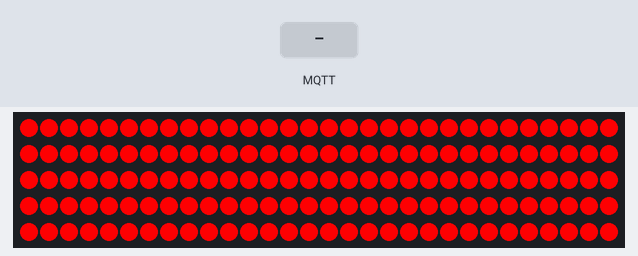
This program was run on a simulated ESP8266 (NodeMCU). Parts: 150 RGB LEDs in strip order, left to right, continuing on the next row. The test bench sets the inputs (shaded band). Dim RGB values are drawn brighter than linear; WiFi joins after 1.5 s; servers stay silent unless stated; the local clock reads 2024-03-15 10:24:30 at power-on unless the program sets it; EEPROM starts erased; no MQTT or app messages arrive unless stated; what the program prints to the serial monitor is not drawn.

Above: at 4.2 s.
4.3 s: MQTT message "1" arrives on the third subscribed topic
At 4.99 s:
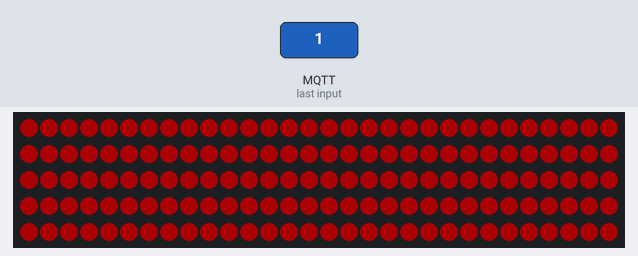
At 5.4 s:
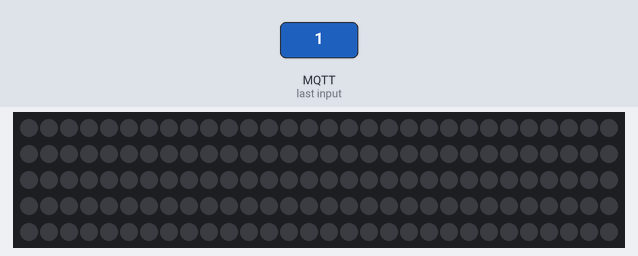
6.5 s: MQTT message "looping 1" arrives on the first subscribed topic
8.0 s: MQTT message "1" arrives on the first subscribed topic
Timing chart, 0 to 11.0 s (numbered marks = the images above; inputs shaded):
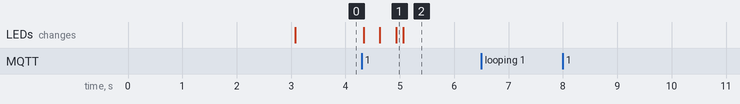

The program:

main.cpp
```cpp
#include <Arduino.h>
#include "infrastructure/WIFI.h"
#include "infrastructure/LOG.h"
#include "controllers/LED.h"
#include <FastLED.h>
#include "infrastructure/RENDER.h"
#include "controllers/MQTT.h"
#include "ArduinoOTA.h"

void setup() {
    LOG::init();
    WIFI::connect();

    RENDER::init();
    LED::init();

    MQTT::init();

    DATA::init();

//    LED::setBrightness(255);

    delay(1000);
    FastLED.clear(true);

//    RENDER::fill(CHSV(HUE_PINK, 255, 255));
//    RENDER::update();

//    LED::setPreset(PresetType::SOLID);
//    LED::config(new CHSV(HUE_PINK,255,255));
//    LED::start(false);

//    LED::setBrightness(DATA::getBrightness(), false);

    RENDER::setBrightness(DATA::getBrightness());
    LED::setPreset(DATA::getPreset());
    char data[5];
    DATA::getPresetData(5, data);
    LED::getPreset()->restoreData(data);
    LED::start(false);
}

void loop() {
    LED::loop();
    MQTT::loop();
//    ArduinoOTA.handle();
}
```

Env.h
```cpp
#ifndef WCL_2_ENV_H
#define WCL_2_ENV_H

#define LED_COUNT 150

#endif //WCL_2_ENV_H
```

Secrets.example.h
```cpp
#ifndef WCL_2_SECRETS_H
#define WCL_2_SECRETS_H

#include <pgmspace.h>

#ifndef SECRETS_HPP
#define SECRETS_HPP

// int8_t TIME_ZONE = -3;

const char MQTT_HOST[] = "";

static const char cacert[] PROGMEM = R"EOF(
-----BEGIN CERTIFICATE-----
-----END CERTIFICATE-----
)EOF";

static const char client_cert[] PROGMEM = R"KEY(
-----BEGIN CERTIFICATE-----
)KEY";

// Copy contents from  XXXXXXXX-private.pem.key here ▼
static const char privkey[] PROGMEM = R"KEY(
-----BEGIN RSA PRIVATE KEY-----
-----END RSA PRIVATE KEY-----
)KEY";

#endif

#endif //WCL_2_SECRETS_H
```

DATA.h
```cpp
#ifndef WCL_2_DATA_H
#define WCL_2_DATA_H

#include <EEPROM.h>
#include "presets/PresetType.h"
#include "presets/Presets.h"

class DATA {
public:
    static void init();

    static void storePreset(PresetType p);
    static PresetType getPreset();

    static void storePresetData(int size, char* data);
    static void getPresetData(int size, char* data);

    static void storeBrightness(uint8_t b);
    static uint8_t getBrightness();

private:
    static void set(int i, char val);
    static char get(int i);
};


#endif //WCL_2_DATA_H
```

LED.h
```cpp
#ifndef WCL_2_LED_H
#define WCL_2_LED_H

#include "presets/PresetType.h"
#include "presets/Preset.h"
#include <map>
#include <FastLED.h>
#include "infrastructure/LOG.h"
#include "controllers/DATA.h"

class LED {

private:
    static PresetType preset;
    static std::map<char*, PresetType> str2enum;
    static std::map<PresetType, Preset*> enum2Preset;

public:
    static void init();
    static void loop();

    static void setPreset(PresetType pt);
    static Preset* getPreset();

    static Preset* config(void *c);
    static Preset* start(bool fade = true);

    static void setBrightness(uint8_t v, bool fade = true);
    static uint8_t getBrightness();

    static void enableFade();
    static void disableFade();

};

#endif //WCL_2_LED_H
```

MQTT.h
```cpp
#ifndef WCL_2_MQTT_H
#define WCL_2_MQTT_H

#include <WiFiClientSecure.h>
#include <PubSubClient.h>
#include <ArduinoJson.h>
#include <time.h>
#include "Secrets.h"
#include "infrastructure/LOG.h"
#include "controllers/LED.h"

class MQTT {
private:
    static BearSSL::X509List cert;
    static BearSSL::X509List client_crt;
    static BearSSL::PrivateKey key;

    static WiFiClientSecure wifiClient;
    static PubSubClient mqttClient;

    static time_t lastReconnectTry;

    static void configNTP();
    static String error_code(int MQTTErr);

    static void connect();
    static void receive(char *topic, byte *payload, unsigned int length);

public:
    static time_t now;

    static void init();
    static void loop();

    static void publish(char *topic, char *payload);
};


#endif //WCL_2_MQTT_H
```

WEB.h
```cpp
#ifndef WCL_2_WEB_H
#define WCL_2_WEB_H


class WEB {

};


#endif //WCL_2_WEB_H
```

LOG.h
```cpp
#ifndef WCL_2_LOG_H
#define WCL_2_LOG_H

#include "Arduino.h"

class LOG {
public:
    static void init();
    static void loop();

    static void line();
    static void info_nl(String p, String s);
    static void debug_nl(String p, String s);
    static void error_nl(String p, String s);
    static void info(String p, String s);
    static void debug(String p, String s);
    static void error(String p, String s);

private:
    static void sendMsg(String msg, String prefix, String colorCode);
};

#endif //WCL_2_LOG_H
```

RENDER.h
```cpp
#ifndef WCL_2_RENDER_H
#define WCL_2_RENDER_H

#include "../Env.h"
#include "../controllers/LED.h"
#include "../../.pio/libdeps/nodemcuv2/FastLED/src/FastLED.h"

class RENDER {
private:
    static CRGB led_arr_rgb[LED_COUNT];
    static CHSV led_arr[LED_COUNT];
    static bool disable_update;

    static uint8_t brightness;

public:
    static void init();
    static void update();

    static CHSV get(int i);
    static void set(int i, CHSV c);
    static void fill(CHSV c);

    static CHSV* getArr();

    static void setBrightness(uint8_t b);
    static uint8_t getBrightness();

    static void pause();
    static void resume();
};


#endif
```

WIFI.h
```cpp
#ifndef WCL_2_WIFI_H
#define WCL_2_WIFI_H


class WIFI {
public:
    static void connect();
};


#endif //WCL_2_WIFI_H
```

Preset.h
```cpp
#ifndef WCL_2_PRESET_H
#define WCL_2_PRESET_H

class Preset {

public:
    virtual Preset *config(void *p) { return nullptr; }

    virtual void start() {}
    virtual void loop() {}

    virtual void restoreData(char* data) {}
};

#endif //WCL_2_PRESET_H
```

PresetType.h
```cpp
//
// Created by Tiago Bannwart on 17/09/22.
//

#ifndef WCL_2_PRESETTYPE_H
#define WCL_2_PRESETTYPE_H

enum PresetType {
    FADE_COLOR,
    FADE_BRIGHTNESS,
    SOLID
};

#endif //WCL_2_PRESETTYPE_H
```

Presets.h
```cpp
#ifndef WCL_2_PRESETS_H
#define WCL_2_PRESETS_H

#include "Preset.h"
#include <FastLED.h>
#include "infrastructure/RENDER.h"

class PFadeColor : public Preset {
private:
    unsigned short step;
    unsigned long lastUpdate;
    unsigned short duration;
    unsigned short steps;
    std::function<void()> done;

    Preset* to;
    CHSV from_arr[LED_COUNT];
    CHSV to_arr[LED_COUNT];
public:
    void start() override;
    void loop() override;
    Preset* config(void *p) override;
    void whenDone(std::function<void()> run);
};

class PFadeBrightness: public Preset {
private:
    unsigned short step;
    unsigned short steps;
    unsigned long lastUpdate;
    unsigned short duration;
    std::function<void()> done;

    PresetType lastPreset;

    uint8_t from;
    uint8_t to;

public:
    void start() override;
    void loop() override;
    Preset* config(void *p) override;
    void whenDone(std::function<void()> run);
};

class PSolid : public Preset {
private:
    CHSV color = CHSV(HUE_RED, 255, 255);
public:
    void start() override;

    void restoreData(char* data) override;

    Preset* config(void *p) override;
    CHSV getColor();
};


#endif //WCL_2_PRESETS_H
```

DATA.cpp
```cpp
#include "controllers/DATA.h"

//0: Verify byte
//1: Brightness value
//2: Preset value

void DATA::init() {
    EEPROM.begin(8);
}

void DATA::set(int i, char val) {
    EEPROM.write(0, 'A');
    EEPROM.write(i, val);
    EEPROM.commit();
}

char DATA::get(int i) {
    return EEPROM.read(i);
}

void DATA::storePreset(PresetType p) {
    set(2, p < 2 ? 2 : p);
}

PresetType DATA::getPreset() {
    if (get(0) != 'A') return PresetType::SOLID;
    return (PresetType) get(2);
}

void DATA::storePresetData(int size, char *data) {
    if (size > 5) {
        LOG::error("DATA", "Cannot store more than 5 bytes!");
        return;
    }

    for (int i = 0; i < size; ++i) {
        set(i + 3, data[i]);
    }
}

void DATA::getPresetData(int size, char *data) {
    for (int i = 0; i < size; ++i) {
        data[i] = get(i + 3);
    }
}

void DATA::storeBrightness(uint8_t b) {
    EEPROM.write(1, b);
    EEPROM.commit();
}

uint8_t DATA::getBrightness() {
    return get(1);
}
```

LED.cpp
```cpp
#include "presets/Preset.h"
#include "controllers/LED.h"
#include "presets/Presets.h"

PresetType LED::preset;
std::map<char *, PresetType> LED::str2enum;
std::map<PresetType, Preset *> LED::enum2Preset;

void LED::init() {
    enum2Preset[PresetType::SOLID] = new PSolid();
    enum2Preset[PresetType::FADE_COLOR] = new PFadeColor();
    enum2Preset[PresetType::FADE_BRIGHTNESS] = new PFadeBrightness();
}

void LED::loop() {
    enum2Preset.at(preset)->loop();
}

void LED::setPreset(PresetType pt) {
    preset = pt;
    DATA::storePreset(pt);
}

Preset* LED::config(void *conf) {
    return enum2Preset.at(preset)->config(conf);
}

Preset *LED::start(bool fade) {
    PresetType pt = preset;
    if (fade) {
        preset = PresetType::FADE_COLOR;
        PFadeColor *pFade = (PFadeColor *) enum2Preset.at(preset)->config(enum2Preset.at(pt));
        pFade->whenDone([pt]() {
            preset = pt;
            enum2Preset.at(pt)->start();
        });
        pFade->start();
    } else {
        enum2Preset.at(preset)->start();
    }

    return enum2Preset.at(preset);
}

Preset *LED::getPreset() {
    return enum2Preset.at(preset);
}

void LED::setBrightness(uint8_t v, bool fade) {
    DATA::storeBrightness(v);
    if (fade) {
        PresetType pt = preset;
        LED::setPreset(PresetType::FADE_BRIGHTNESS);
        PFadeBrightness *pFade = (PFadeBrightness *) LED::config((uint8_t*) &v);
        pFade->whenDone([pt]() {
            LED::setPreset(pt);
        });
        pFade->start();
    } else {
        RENDER::setBrightness(v);
    }
}

uint8_t LED::getBrightness() {
    return RENDER::getBrightness();
}
```

MQTT.cpp
```cpp
#include "controllers/MQTT.h"

BearSSL::X509List MQTT::cert(cacert);
BearSSL::X509List MQTT::client_crt(client_cert);
BearSSL::PrivateKey MQTT::key(privkey);

WiFiClientSecure MQTT::wifiClient;
PubSubClient MQTT::mqttClient(wifiClient);

time_t MQTT::now = 0;
time_t MQTT::lastReconnectTry = 0;

void MQTT::init() {
    MQTT::configNTP();

    wifiClient.setTrustAnchors(&cert);
    wifiClient.setClientRSACert(&client_crt, &key);

    mqttClient.setServer(MQTT_HOST, 8883);
    mqttClient.setCallback(MQTT::receive);

    LOG::debug("MQTT", "Configured MQTT, waiting for connection.");
    MQTT::connect();
}

void MQTT::loop() {
//    LOG::debug("MQTT", "looping 1");
    now = time(nullptr);
//    LOG::debug("MQTT", "looping 2");
    if (!mqttClient.connected() /*&& now - lastReconnectTry >= 5*/) MQTT::connect();

//    LOG::debug("MQTT", "looping 3");
    mqttClient.loop();
//    LOG::debug("MQTT", "looping 4");
}

void MQTT::configNTP() {
    LOG::info("NTP", "Configuring time.");
    configTime(-3 * 3600, 0 * 3600, "a.st1.ntp.br", "b.st1.ntp.br");

    while (now < 1671764400) {
        delay(500);
        Serial.print(".");
        now = time(nullptr);
    }
    LOG::line();

    struct tm timeInfo{};
    gmtime_r(&now, &timeInfo);

   LOG::info_nl("NTP", "Current time: ");
   LOG::info("", asctime(&timeInfo));
}

String MQTT::error_code(int MQTTErr) {
    if      (MQTTErr == MQTT_CONNECTION_TIMEOUT) return "Connection tiemout";
    else if (MQTTErr == MQTT_CONNECTION_LOST) return "Connection lost";
    else if (MQTTErr == MQTT_CONNECT_FAILED) return "Connect failed";
    else if (MQTTErr == MQTT_DISCONNECTED) return "Disconnected";
    else if (MQTTErr == MQTT_CONNECTED) return "Connected";
    else if (MQTTErr == MQTT_CONNECT_BAD_PROTOCOL) return "Connect bad protocol";
    else if (MQTTErr == MQTT_CONNECT_BAD_CLIENT_ID) return "Connect bad Client-ID";
    else if (MQTTErr == MQTT_CONNECT_UNAVAILABLE) return "Connect unavailable";
    else if (MQTTErr == MQTT_CONNECT_BAD_CREDENTIALS) return "Connect bad credentials";
    else if (MQTTErr == MQTT_CONNECT_UNAUTHORIZED) return "Connect unauthorized";
    return "Unknown Error";
}

void MQTT::connect() {
    LOG::info("MQTT", "Trying to connect...");
    if (!mqttClient.connect("WLC")) {
        LOG::error("MQTT", "Failed to connect. Trying again in 5s.");
        lastReconnectTry = now;
        return;
    }

    LOG::info("MQTT", "Connected.");
    if (!mqttClient.subscribe("HSV")) {
        LOG::error("MQTT", "Error subscribing to HSV: " + MQTT::error_code(mqttClient.state()));
    }
    if (!mqttClient.subscribe("Preset")) {
        LOG::error("MQTT", "Error subscribing to Preset: " + MQTT::error_code(mqttClient.state()));
    }
    if (!mqttClient.subscribe("Value")) {
        LOG::error("MQTT", "Error subscribing to Value: " + MQTT::error_code(mqttClient.state()));
    }
    LOG::debug("MQTT", "Subscribed to channels.");
}

void MQTT::publish(char *topic, char *payload) {
    mqttClient.publish(topic, payload);
}

void MQTT::receive(char *topic, byte *payload, unsigned int length) {
    if(String(topic).equals("HSV")) {
        StaticJsonDocument<96> doc;
        DeserializationError error = deserializeJson(doc, payload, length);

        if (error) {
            LOG::error("MQTT", String("deserializeJson() failed -> ") + String(error.f_str()));
            return;
        }

        bool fade = doc["fade"];
        bool keep_value = doc["keep_value"];

        JsonArray color = doc["color"];
        int h = color[0];
        int s = color[1];
        int v = 255;

        LOG::debug("MQTT][HSV", String(h) + ", " + String(s) + ", "+String(v));

        LED::setPreset(PresetType::SOLID);
        LED::config(new CHSV(h, s, v));
        LED::start(fade);
    }

    else if(String(topic).equals("Value")) {
        StaticJsonDocument<16> doc;
        DeserializationError error = deserializeJson(doc, payload, length);

        if (error) {
            LOG::error("MQTT", String("deserializeJson() failed -> ") + String(error.f_str()));
            return;
        }

        int value = doc["value"];

        LOG::debug("MQTT][Value", String(value));

        LED::setBrightness(value, true);
    }
}
```

WEB.cpp
```cpp
#include "controllers/WEB.h"
```

LOG.cpp
```cpp
#include "infrastructure/LOG.h"

void LOG::init() {
    Serial.begin(115200);

    LOG::line();
    LOG::info("LOG", "Pronto.");
    LOG::line();
}

void LOG::loop() {

}

void LOG::line() {
    Serial.println("");
}

void LOG::info_nl(String prefix, String s) {
    sendMsg(s, prefix, "\u001b[36m");
}

void LOG::debug_nl(String prefix, String s) {
    sendMsg(s, prefix, "\u001b[33m");
}

void LOG::error_nl(String prefix, String s) {
    sendMsg(s, prefix, "\u001b[31m");
}

void LOG::info(String prefix, String s) {
    info_nl(prefix, s);
    line();
}

void LOG::debug(String prefix, String s) {
    debug_nl(prefix, s);
    line();
}

void LOG::error(String prefix, String s) {
    error_nl(prefix, s);
    line();
}

void LOG::sendMsg(String msg, String prefix, String colorCode) {
    Serial.print(colorCode);
    if (strlen(prefix.c_str()) != 0) Serial.print(String("[") + prefix + String("] "));
    Serial.print(msg + "\u001b[0m");
}
```

RENDER.cpp
```cpp
#include "infrastructure/RENDER.h"

CRGB RENDER::led_arr_rgb[LED_COUNT];
CHSV RENDER::led_arr[LED_COUNT];
bool RENDER::disable_update = false;
uint8_t RENDER::brightness = 255;

void RENDER::init() {
    FastLED.addLeds<WS2812B, 2, GRB>(led_arr_rgb, LED_COUNT);
}

void RENDER::update() {
    if (!disable_update) {
        LOG::debug("RENDER", String(getBrightness()));
        LOG::debug("render v", String(led_arr[0].v));


        hsv2rgb_rainbow(led_arr, led_arr_rgb, LED_COUNT);
        nscale8_video(led_arr_rgb, LED_COUNT, getBrightness());
        FastLED.show();
    }
}

CHSV RENDER::get(int i) {
    return led_arr[i];
}

void RENDER::set(int i, CHSV c) {
    led_arr[i] = c;
}

void RENDER::fill(CHSV c) {
    LOG::debug("fill", String(c.s));
    fill_solid(led_arr, LED_COUNT, c);
}

CHSV* RENDER::getArr() {
    return led_arr;
}

void RENDER::setBrightness(uint8_t b) {
//    LOG::debug("RENDER", "setting brightness " + String(b));
    brightness = b;
//    FastLED.setBrightness(b);
}

uint8_t RENDER::getBrightness() {
    return brightness;
}

void RENDER::pause() {
    disable_update = true;
}

void RENDER::resume() {
    disable_update = false;
}
```

WIFI.cpp
```cpp
#include "infrastructure/WIFI.h"
#include "ESP8266WiFi.h";
#include "infrastructure/LOG.h"

void WIFI::connect() {
    WiFi.hostname("WFC-2");
    WiFi.mode(WIFI_STA);
    WiFi.begin("Cabernet", "littleraven971");

    LOG::info("WIFI", "Conectando ao Wifi");
    while (WiFi.status() != WL_CONNECTED)
    {
        delay(500);
        Serial.print(".");
    }
    LOG::line();
    LOG::info("WIFI", "Conectado a rede: " + WiFi.SSID());
    LOG::info("WIFI", "IP: " + WiFi.localIP().toString());
    LOG::line();
}
```

PFadeBrightness.cpp
```cpp
#include "presets/Presets.h"


Preset *PFadeBrightness::config(void *p) {
    to = *((uint8_t*) p);
    return this;
}

void PFadeBrightness::start() {
    duration = 750;
    steps = 75;

    from = RENDER::getBrightness();

    lastUpdate = millis();
    step = 0;
    LOG::debug("PFadeBrightness", "finished start");
}

void PFadeBrightness::loop() {

    if (step > steps) {
        LOG::debug("PFadeBrightness", "calling done");
        done();
        return;
    }

    if (millis() - lastUpdate < duration / steps) return;
    lastUpdate = millis();

//    LOG::debug("PFadeBrightness", "looping");

    RENDER::setBrightness(from + (to - from) * step / steps);
    RENDER::update();
    step++;
}

void PFadeBrightness::whenDone(std::function<void()> run) {
    done = run;
}
```

PFadeColor.cpp
```cpp
#include "presets/Presets.h"

Preset* PFadeColor::config(void *p) {
    to = (Preset*) p;
    return this;
}

void PFadeColor::start() {
    duration = 1500;
    steps = 150;

    std::copy(RENDER::getArr(), RENDER::getArr() + LED_COUNT, from_arr);
    RENDER::pause();
    uint8_t tempBrightness = RENDER::getBrightness();
    RENDER::setBrightness(255);
    LOG::debug("fade color 1 v", String(((PSolid*) to)->getColor().v));
    to->start();
    LOG::debug("fade color 1.2 v", String(((PSolid*) to)->getColor().v));
    to->loop();
    LOG::debug("fade color 1.3 v", String(((PSolid*) to)->getColor().v));
    std::copy(RENDER::getArr(), RENDER::getArr() + LED_COUNT, to_arr);
    LOG::debug("fade color 2 v", String(to_arr[0].v));
    RENDER::setBrightness(tempBrightness);
    RENDER::resume();

    lastUpdate = millis();
    step = 0;
}

void PFadeColor::loop() {
    if (step > steps) {
        done();
        return;
    }

    if (millis() - lastUpdate < duration / steps) return;
    lastUpdate = millis();

    for (int i = 0; i < LED_COUNT; ++i) {
        uint8_t h = from_arr[i].h + (to_arr[i].h - from_arr[i].h) * step / steps;
        uint8_t s = from_arr[i].s + (to_arr[i].s - from_arr[i].s) * step / steps;
        uint8_t v = from_arr[i].v + (to_arr[i].v - from_arr[i].v) * step / steps;
        RENDER::set(i, CHSV(h, s, v));
    }
    step++;
//    delay(50);
    RENDER::update();
}

void PFadeColor::whenDone(std::function<void()> run) {
    done = run;
}
```

Source omitted: PSolid.cpp (512 bytes)

Measured:
- after the input at 6.5 s, every drawn part: stays the same
- after the input at 8.0 s, every drawn part: stays the same
